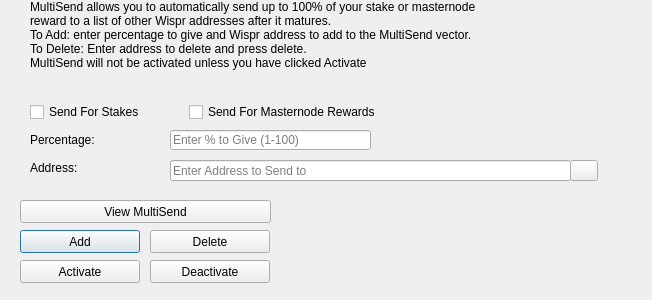
<?xml version="1.0" encoding="UTF-8"?>
<ui version="4.0">
 <class>MultiSendDialog</class>
 <widget class="QDialog" name="MultiSendDialog">
  <property name="windowModality">
   <enum>Qt::NonModal</enum>
  </property>
  <property name="geometry">
   <rect>
    <x>0</x>
    <y>0</y>
    <width>652</width>
    <height>300</height>
   </rect>
  </property>
  <property name="windowTitle">
   <string>MultiSend</string>
  </property>
  <widget class="QLineEdit" name="multiSendPercentEdit">
   <property name="geometry">
    <rect>
     <x>170</x>
     <y>130</y>
     <width>201</width>
     <height>20</height>
    </rect>
   </property>
   <property name="toolTip">
    <string>Enter whole numbers 1 - 100</string>
   </property>
   <property name="placeholderText">
    <string>Enter % to Give (1-100)</string>
   </property>
  </widget>
  <widget class="QLineEdit" name="multiSendAddressEdit">
   <property name="geometry">
    <rect>
     <x>170</x>
     <y>160</y>
     <width>401</width>
     <height>21</height>
    </rect>
   </property>
   <property name="toolTip">
    <string/>
   </property>
   <property name="placeholderText">
    <string>Enter Address to Send to</string>
   </property>
  </widget>
  <widget class="QLabel" name="label_2">
   <property name="geometry">
    <rect>
     <x>30</x>
     <y>0</y>
     <width>451</width>
     <height>121</height>
    </rect>
   </property>
   <property name="lineWidth">
    <number>1</number>
   </property>
   <property name="text">
    <string>MultiSend allows you to automatically send up to 100% of your stake or masternode reward to a list of other Wispr addresses after it matures.
To Add: enter percentage to give and Wispr address to add to the MultiSend vector.
To Delete: Enter address to delete and press delete.
MultiSend will not be activated unless you have clicked Activate</string>
   </property>
   <property name="alignment">
    <set>Qt::AlignLeading|Qt::AlignLeft|Qt::AlignTop</set>
   </property>
   <property name="wordWrap">
    <bool>true</bool>
   </property>
  </widget>
  <widget class="QLabel" name="message">
   <property name="geometry">
    <rect>
     <x>290</x>
     <y>200</y>
     <width>351</width>
     <height>91</height>
    </rect>
   </property>
   <property name="text">
    <string/>
   </property>
  </widget>
  <widget class="QPushButton" name="addButton">
   <property name="geometry">
    <rect>
     <x>20</x>
     <y>230</y>
     <width>120</width>
     <height>23</height>
    </rect>
   </property>
   <property name="toolTip">
    <string/>
   </property>
   <property name="statusTip">
    <string>Add to MultiSend Vector</string>
   </property>
   <property name="text">
    <string>Add</string>
   </property>
  </widget>
  <widget class="QPushButton" name="disableButton">
   <property name="geometry">
    <rect>
     <x>150</x>
     <y>260</y>
     <width>120</width>
     <height>23</height>
    </rect>
   </property>
   <property name="statusTip">
    <string>Deactivate MultiSend</string>
   </property>
   <property name="text">
    <string>Deactivate</string>
   </property>
  </widget>
  <widget class="QPushButton" name="addressBookButton">
   <property name="geometry">
    <rect>
     <x>570</x>
     <y>160</y>
     <width>28</width>
     <height>21</height>
    </rect>
   </property>
   <property name="toolTip">
    <string>Choose an address from the address book</string>
   </property>
   <property name="text">
    <string/>
   </property>
   <property name="icon">
    <iconset resource="../wispr.qrc">
     <normaloff>:/icons/address-book</normaloff>:/icons/address-book</iconset>
   </property>
   <property name="shortcut">
    <string>Alt+A</string>
   </property>
   <property name="autoDefault">
    <bool>false</bool>
   </property>
  </widget>
  <widget class="QLabel" name="label">
   <property name="geometry">
    <rect>
     <x>30</x>
     <y>130</y>
     <width>121</width>
     <height>20</height>
    </rect>
   </property>
   <property name="toolTip">
    <string>Percentage of stake to send</string>
   </property>
   <property name="text">
    <string>Percentage:</string>
   </property>
  </widget>
  <widget class="QLabel" name="label_5">
   <property name="geometry">
    <rect>
     <x>30</x>
     <y>160</y>
     <width>111</width>
     <height>16</height>
    </rect>
   </property>
   <property name="toolTip">
    <string>Address to send portion of stake to</string>
   </property>
   <property name="text">
    <string>Address:</string>
   </property>
  </widget>
  <widget class="QPushButton" name="deleteButton">
   <property name="geometry">
    <rect>
     <x>150</x>
     <y>230</y>
     <width>120</width>
     <height>23</height>
    </rect>
   </property>
   <property name="toolTip">
    <string/>
   </property>
   <property name="statusTip">
    <string>Delete Address From MultiSend Vector</string>
   </property>
   <property name="text">
    <string>Delete</string>
   </property>
  </widget>
  <widget class="QPushButton" name="activateButton">
   <property name="geometry">
    <rect>
     <x>20</x>
     <y>260</y>
     <width>120</width>
     <height>23</height>
    </rect>
   </property>
   <property name="statusTip">
    <string>Activate MultiSend</string>
   </property>
   <property name="text">
    <string>Activate</string>
   </property>
  </widget>
  <widget class="QPushButton" name="viewButton">
   <property name="geometry">
    <rect>
     <x>20</x>
     <y>200</y>
     <width>251</width>
     <height>23</height>
    </rect>
   </property>
   <property name="toolTip">
    <string/>
   </property>
   <property name="statusTip">
    <string>View MultiSend Vector</string>
   </property>
   <property name="text">
    <string>View MultiSend</string>
   </property>
  </widget>
  <widget class="QWidget" name="horizontalLayoutWidget">
   <property name="geometry">
    <rect>
     <x>30</x>
     <y>100</y>
     <width>351</width>
     <height>24</height>
    </rect>
   </property>
   <layout class="QHBoxLayout" name="horizontalLayout">
    <item>
     <widget class="QCheckBox" name="multiSendStakeCheckBox">
      <property name="text">
       <string>Send For Stakes</string>
      </property>
     </widget>
    </item>
    <item>
     <widget class="QCheckBox" name="multiSendMasternodeCheckBox">
      <property name="text">
       <string>Send For Masternode Rewards</string>
      </property>
     </widget>
    </item>
   </layout>
  </widget>
 </widget>
 <resources>
  <include location="../wispr.qrc"/>
 </resources>
 <connections/>
</ui>
